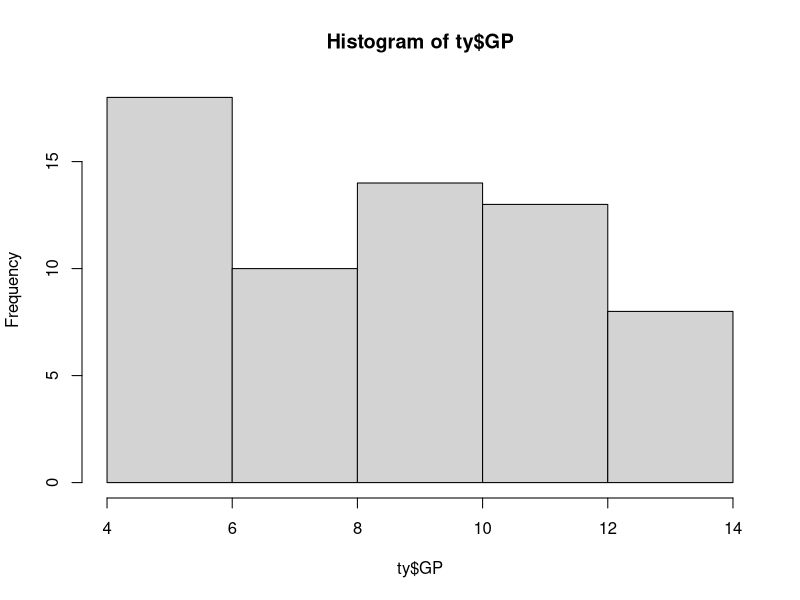
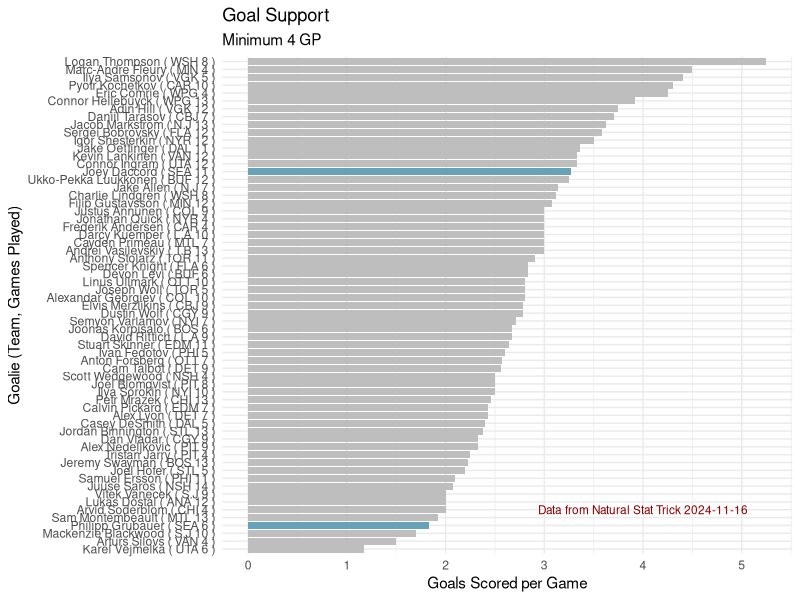
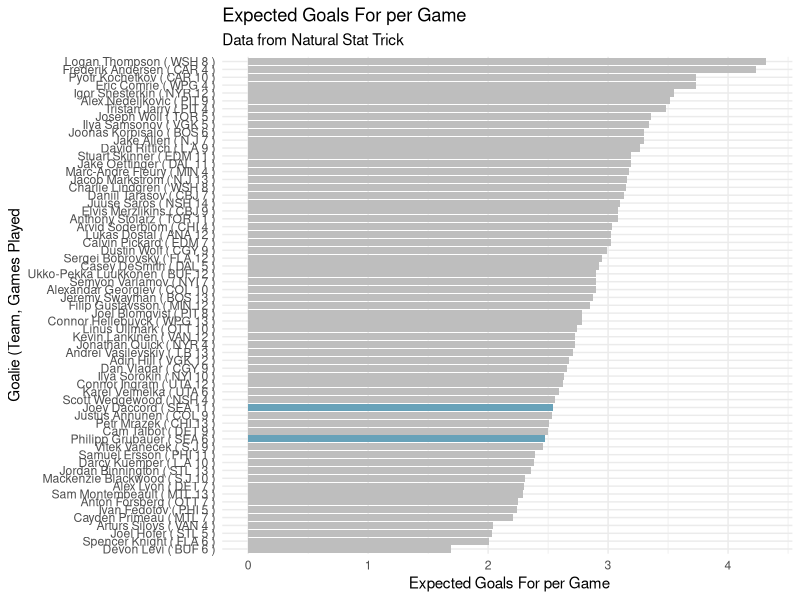
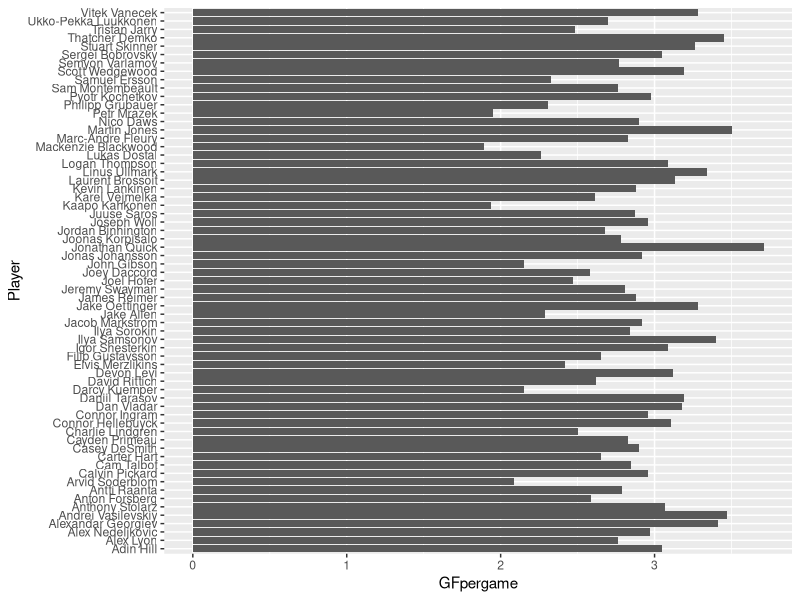
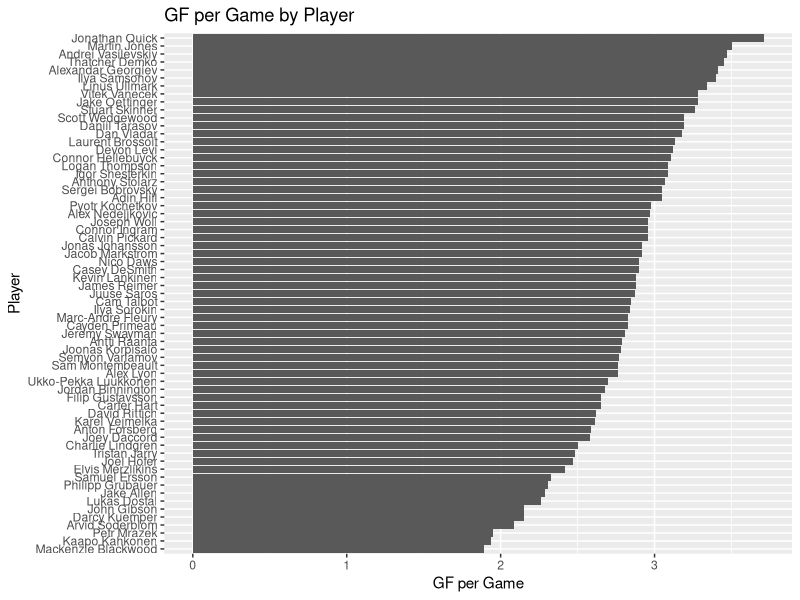
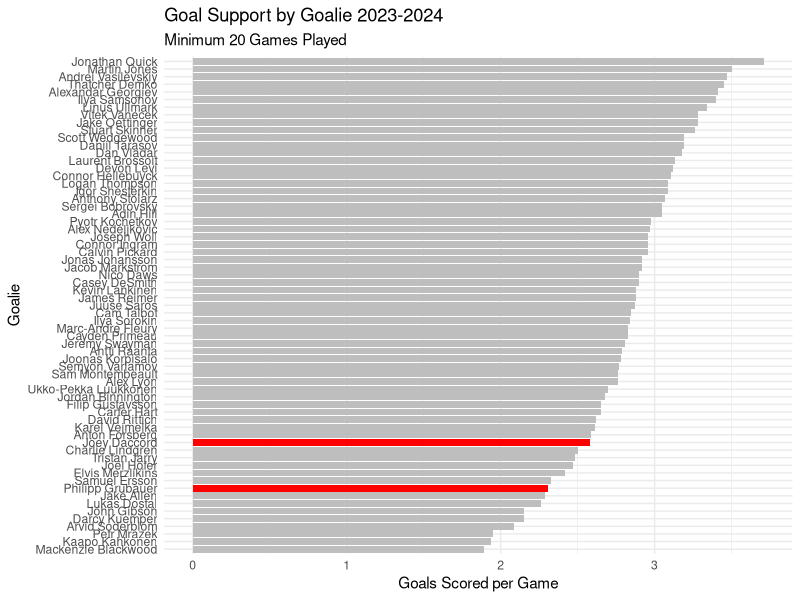

Generate these figures, in order, with R:
library(tidyverse)

#data from Natural Stat Trick https://www.naturalstattrick.com/playerteams.php?fromseason=20242025&thruseason=20242025&stype=2&sit=all&score=all&stdoi=oi&rate=n&team=ALL&pos=G&loc=B&toi=0&gpfilt=none&fd=&td=&tgp=410&lines=multi&draftteam=ALL

# This seasons data
ty <- read.csv("NST_20242025.csv")

ty <- ty %>%
  filter(GP > 3) %>%  # Move the filter first
  mutate(
    GFperGP = round(GF / GP, 2),
    xGFperGP = round(xGF / GP, 2)
  )
hist(ty$GP)

GFplot <- ggplot(ty, aes(x = reorder(paste(Player, "(", Team, GP, ")", sep = " "), GFperGP), y = GFperGP, fill = ifelse(Team == "SEA", "SEA", "other"))) +
  geom_bar(stat = "identity") +
  scale_fill_manual(values = c("SEA" = "#68A2B9", "other" = "gray")) +
  coord_flip() +
  labs(title = "Goal Support", x = "Goalie (Team, Games Played)", y = "Goals Scored per Game", subtitle = "Minimum 4 GP") +
  theme_minimal() +
  theme(legend.position = "none") +
  annotate("text", x = 6, y = 4 , label = "Data from Natural Stat Trick 2024-11-16", color = "darkred", size = 3) 

GFplot


xGFplot <- ggplot(ty, aes(x = reorder(paste(Player, "(", Team, GP, ")", sep = " "), xGFperGP), y = xGFperGP, fill = ifelse(Team == "SEA", "SEA", "other"))) +
  geom_bar(stat = "identity") +
  scale_fill_manual(values = c("SEA" = "#68A2B9", "other" = "gray")) +
  coord_flip() +
  labs(title = "Expected Goals For per Game", x = "Goalie (Team, Games Played", y = " Expected Goals For per Game", subtitle = "Data from Natural Stat Trick") +
  theme_minimal() +
  theme(legend.position = "none")

xGFplot

#2023-2024 season
stats <- read.csv("NST_20232024.csv")

twentygames <- stats %>%
  filter(GP > 20)

#gf per game
twentygames <- twentygames %>%
  mutate(GFpergame = round(GF / GP, 2)) %>%
  arrange(desc(GFpergame))

# Last Season Charts
ggplot(twentygames, aes(x=Player, y=GFpergame)) +
  geom_bar(stat="identity")+
  coord_flip()

ggplot(twentygames, aes(x = reorder(Player, GFpergame), y = GFpergame)) +
  geom_bar(stat = "identity") +
  coord_flip() +
  labs(title = "GF per Game by Player", x = "Player", y = "GF per Game")

ggplot(twentygames, aes(x = reorder(Player, GFpergame), y = GFpergame, fill = ifelse(Team == "SEA", "SEA", "Other"))) +
  geom_bar(stat = "identity") +
  scale_fill_manual(values = c("SEA" = "red", "Other" = "gray")) + # Colors for SEA and other teams
  coord_flip() +
  labs(title = "Goal Support by Goalie 2023-2024", x = "Goalie", y = "Goals Scored per Game", subtitle = "Minimum 20 Games Played") +
  theme_minimal() +  # Optional: cleaner theme
  theme(legend.position = "none")  # This removes the legend